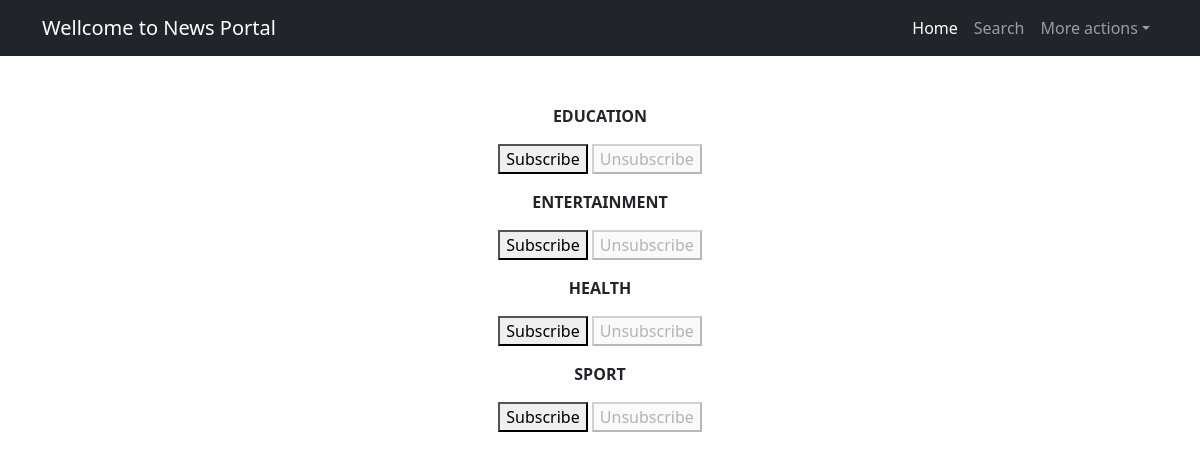
The app's page /subscriptions/ (signed in) with its own data.
### News/models.py (models this page shows, shortened)
class Category(models.Model):
    category = models.CharField(max_length=60, unique=True)

### News/views.py (the view, shortened to what this page needs)
# urls.py: path('subscriptions/', subscriptions, name='subscriptions'),
@login_required
@csrf_protect
def subscriptions(request):
    categories_with_subscriptions = Category.objects.annotate(
        user_subscribed=Exists(
            Subscription.objects.filter(
                user=request.user,
                category=OuterRef('pk'),
            )
        )
    ).order_by('category')
    return render(
        request,
        'subscriptions.html',
        {'categories': categories_with_subscriptions},
    )

### templates/subscriptions.html (shortened to what this page needs)
{% extends 'flatpages/default.html' %}
{% block content %}
    {% for category in categories  %}
        <p>
            <strong>{{ category.category|upper }}</strong>
            <form method="post">
                {% if category.user_subscribed %}
                    <button disabled>Subscribe</button>
                    <button name="action" value="unsubscribe">Unsubscribe</button>
                {% else %}
                    <button name="action" value="subscribe">Subscribe</button>
                    <button disabled>Unsubscribe</button>
                {% endif %}
            </form>
        </p>
    {% endfor %}
{% endblock content %}

### templates/flatpages/default.html (shortened to what this page needs)
<!DOCTYPE html>
<html lang="en">
    <head>
        {% load static %}
        <link href="{% static 'css/styles.css' %}" rel="stylesheet" />
    </head>
    <body>
        <nav class="navbar navbar-expand-lg navbar-dark bg-dark">
            <div class="container">
                <a class="navbar-brand" href="{% url 'post_list' %}">Wellcome to News Portal</a>
                <div class="collapse navbar-collapse" id="navbarSupportedContent">
                    <ul class="navbar-nav ms-auto mb-2 mb-lg-0">
                        <li class="nav-item"><a class="nav-link active" aria-current="page" href="{% url 'post_list' %}">Home</a></li>
                        <li class="nav-item"><a class="nav-link" href="{% url 'post_search' %}">Search</a></li>
                        <li class="nav-item dropdown">
                            <a class="nav-link dropdown-toggle" id="navbarDropdown" href="#" role="button" data-bs-toggle="dropdown" aria-expanded="false">More actions</a>
                        </li>
                    </ul>
                </div>
            </div>
        </nav>
        <div class="container">
            <div class="text-center mt-5">
                {% block content %}
                {% endblock content %}
            </div>
        </div>
    </body>
</html>

### records on screen
Category: category "EDUCATION", shows "Subscribe"
Category: category "ENTERTAINMENT", shows "Subscribe"
Category: category "HEALTH", shows "Subscribe"
Category: category "SPORT", shows "Subscribe"
